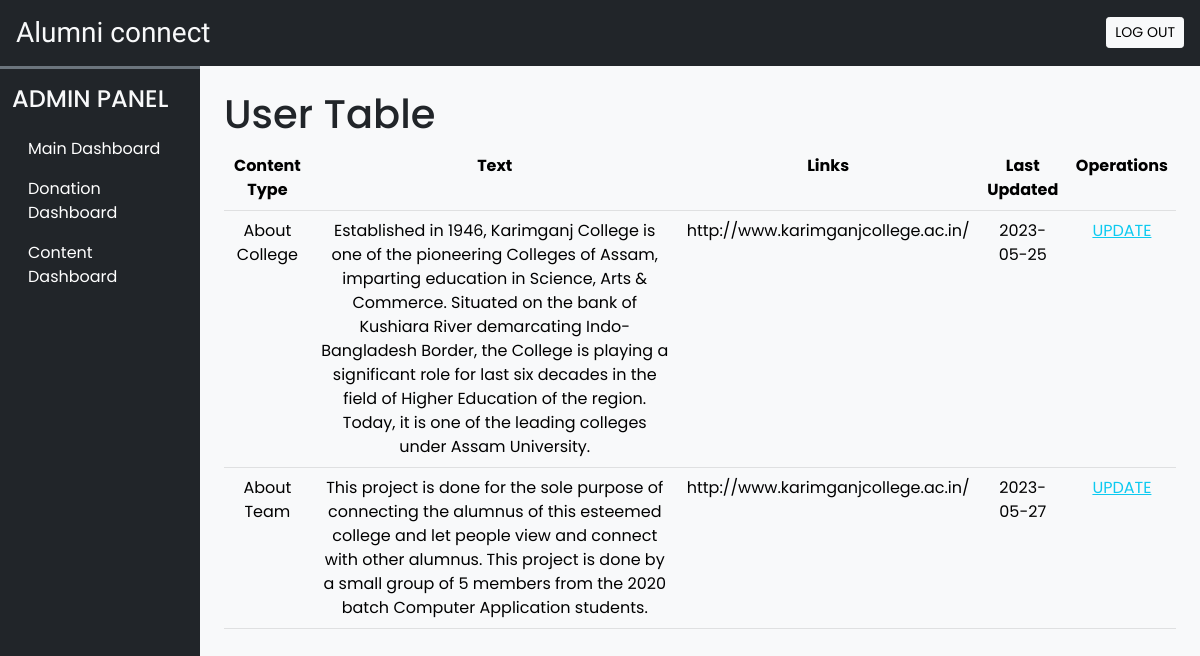
The page /admin/content_dash.php (signed in) on the database its author committed.
### tables this page shows
CREATE TABLE `about` (
  `about_id` int(11) NOT NULL,
  `content` varchar(50) NOT NULL,
  `text` varchar(1000) NOT NULL DEFAULT 'Established in 1946, Karimganj College is one of the pioneering Colleges of Assam, imparting education in Science, Arts & Commerce. Situated on the bank of Kushiara River demarcating Indo- Bangladesh Border, the College is playing a significant role for last six decades in the field of Higher Education of the region. Today, it is one of the leading colleges under Assam University.',
  `link` varchar(255) NOT NULL,
  `update_date` date NOT NULL
);

### admin/subpage/db_config.php (the view, shortened to what this page needs)
<?php
function dispContent() {
  $con = $GLOBALS['con'];
  $sql = "SELECT * FROM about ORDER BY about_id";
  $result = $con->query($sql);
  if ($result->num_rows > 0) {
    echo "<table class='table text-center table-light'>";
    echo "<tr>
      <th>Content Type</th>
      <th>Text</th>
      <th>Links</th>
      <th>Last Updated</th>
      <th>Operations</th>
      </tr>";
  while ($row = $result->fetch_assoc()) {
    $content = $row["content"];
    $text = $row["text"];
    $link = $row["link"];
    $date = $row["update_date"];
    echo "<tr>";
    echo "<td>$content</td>";
    echo "<td>$text</td>";
    echo "<td>$link</td>";
    echo "<td>$date</td>";
    echo "<td>"; echo "<a href='update-content.php?id=$row[about_id]&content=$row[content]&text=$row[text]&link=$row[link]&date=$row[update_date]' class='link-info link-offset-2 link-underline-opacity-25 link-underline-opacity-100-hover' onclick='return checkdelete()'>UPDATE</a>"; echo "</td>";
    echo "</tr>";
  }
  echo "</table>";
  } else {
    echo "No rows found.";
  }
}

### admin/css/common.css (style rules this page uses)
:root { --teal: #2ec1ac; --teal_hover: #279e8c; }
* { font-family: 'Poppins', sans-serif; }

### rows shown on the page
about: content "About College", text "Established in 1946, Karimganj College is one of the pioneering Colleges of Assam, imparting education in Science, Arts & Commerce. Situated on the bank of Kushiara River demarcating Indo- Bangladesh Border, the College is playing a significant role for last six decades in the field of Higher Education of the region. Today, it is one of the leading colleges under Assam University.", link "http://www.karimganjcollege.ac.in/", update_date "2023-05-25"
about: content "About Team", text "This project is done for the sole purpose of connecting the alumnus of this esteemed college and let people view and connect with other alumnus. This project is done by a small group of 5 members from the 2020 batch Computer Application students.", link "http://www.karimganjcollege.ac.in/", update_date "2023-05-27"
